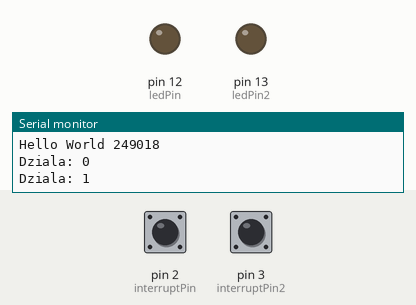
Recording of a sketch running on a simulated Arduino Uno, built with avr-gcc and run on an emulated ATmega328P. Shown: output pins drawn as LEDs (lit = HIGH), the last lines printed to the serial monitor. Inputs (shaded band) come from the test bench; at power-on: pin 2 (interruptPin) HIGH, pin 3 (interruptPin2) HIGH.

Above: at 1.2 s.
1.3 s: pin 2 (interruptPin) pulled LOW for 0.15 s
At 2.3 s:
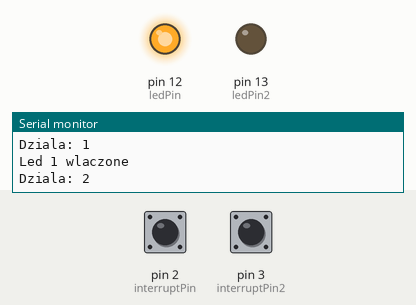
3.5 s: pin 3 (interruptPin2) pulled LOW for 0.15 s
At 5.0 s:
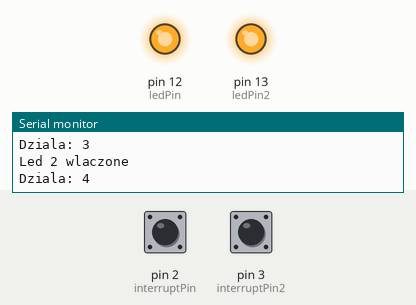
5.5 s: pin 2 (interruptPin) pulled LOW for 1 s
At 7.3 s:
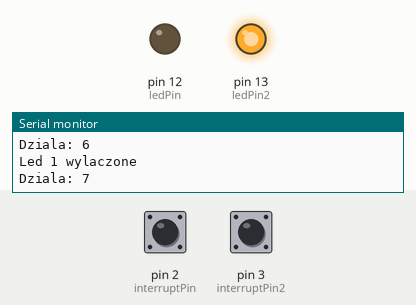
8.5 s: pin 2 (interruptPin) pulled LOW for 3.2 s
At 12.3 s:
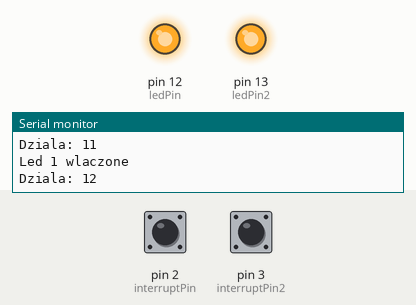
13.5 s: pin 3 (interruptPin2) pulled LOW for 1 s
At 15.9 s:
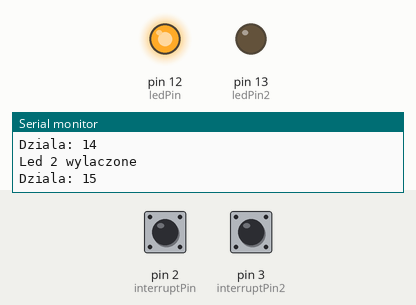
Timing chart, 0 to 17.4 s (numbered marks = the images above; inputs shaded):
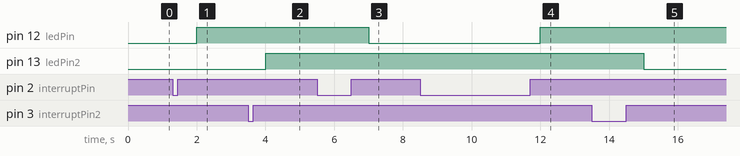

The sketch:

PTM6_2.ino
```cpp
const byte ledPin = 12;
const byte ledPin2 = 13;
const byte interruptPin = 2;
const byte interruptPin2 = 3;
volatile byte state = LOW;
volatile byte state2 = LOW;

int i=0;

void setup() {
  pinMode(ledPin, OUTPUT);
  pinMode(ledPin2, OUTPUT);
  pinMode(interruptPin, INPUT_PULLUP);
  pinMode(interruptPin2, INPUT_PULLUP);
  attachInterrupt(digitalPinToInterrupt(interruptPin), blink, RISING);
  attachInterrupt(digitalPinToInterrupt(interruptPin2), blink2, RISING);

  //Initialize serial and wait for port to open:
  Serial.begin(9600);

  // prints title with ending line break
  Serial.println("Hello World 249018");
}

void loop() {
  Serial.print("Dziala: ");
  Serial.println(i++);
  delay(1000);
  digitalWrite(ledPin, state);
  digitalWrite(ledPin2, state2);
}
void blink() {
  state = !state;
  if(state == LOW)
  {
    Serial.println("Led 1 wylaczone");
  }
  else if(state == HIGH)
  {
    Serial.println("Led 1 wlaczone");
  }
}
void blink2() {
  state2 = !state2;
  if(state2 == LOW)
  {
    Serial.println("Led 2 wylaczone");
  }
  else if(state2 == HIGH)
  {
    Serial.println("Led 2 wlaczone");
  }
}
```

Measured:
- after the input at 1.3 s, pin 12 (ledPin): LOW → HIGH after 0.70 s
- after the input at 3.5 s, pin 13 (ledPin2): LOW → HIGH after 0.50 s
- after the input at 5.5 s, pin 12 (ledPin): HIGH → LOW after 1.5 s
- after the input at 8.5 s, pin 12 (ledPin): LOW → HIGH after 3.5 s
- after the input at 13.5 s, pin 13 (ledPin2): HIGH → LOW after 1.5 s
